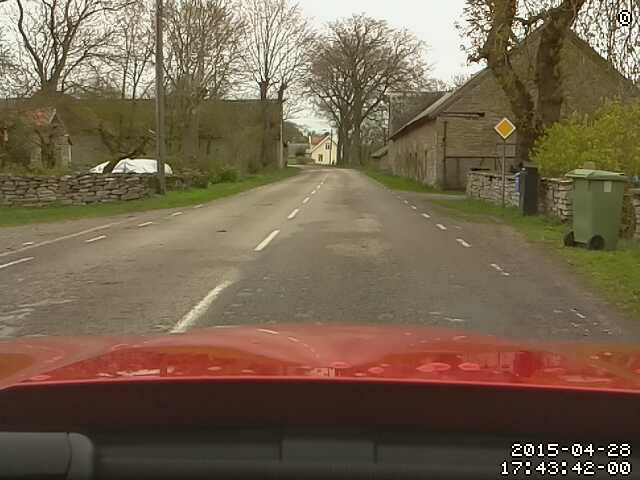
#> input picture SignDetection/testimg/seq485.jpg, 640 x 480 px, found by its file name
$ python ShapeRecognition.py   (Python 2 division)
#> lines starting #> are read from the running program, lines starting #| are printed output that depends on the picture; after the words box and inside, x2 and y2 are one past the last pixel; in counts of white or black regions, pixels touching at a corner belong together
__author__ = 'psk'

import numpy as np
import cv2

class ShapeRegonition(object):

   # def __init__(self, shapesImg):


    def findContours(self, shapesImg):
        self.img = cv2.imread(shapesImg)
#> self.img is the input picture: shape (480, 640, 3); mean B, G, R 78, 100, 115.1
        self.gray = cv2.imread(shapesImg,0)
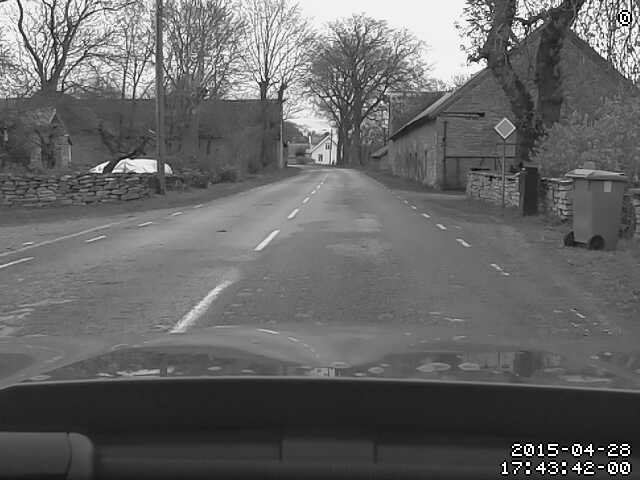
#> self.gray: shape (480, 640); min 0, max 255, mean 102

        ret,thresh = cv2.threshold(self.gray,100,255,cv2.THRESH_BINARY )
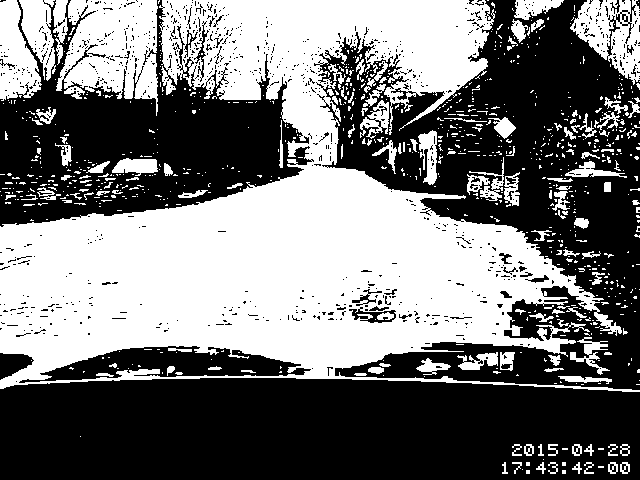
#> thresh: shape (480, 640); 46.6% white; 876 white regions (742 under 20 px)

        contours,h = cv2.findContours(thresh,1,2)
#> contours = 2145 contours, 1973 with area under 20; largest, box (x1, y1, x2, y2) and area: (0, 0, 640, 392) 118926, (56, 0, 158, 116) 7920, (18, 345, 312, 384) 5911, (570, 0, 640, 85) 3458, (0, 0, 42, 101) 2626; h = 2145 rows, first 6: [1, -1, -1, -1], [2, 0, -1, -1], [3, 1, -1, -1], [4, 2, -1, -1], [5, 3, -1, -1], [6, 4, -1, -1]

        for cnt in contours:
            approx = cv2.approxPolyDP(cnt,0.1*cv2.arcLength(cnt,True),True)
            print len(approx)
            if len(approx)==5:
                print "pentagon"
                cv2.drawContours(self.img,[cnt],0,(255,0,0),-1)
            elif len(approx)==3:
                print "triangle"
                cv2.drawContours(self.img,[cnt],0,(0,255,0),-1)
            elif len(approx)==4:
                print "square"
                cv2.drawContours(self.img,[cnt],0,(0,0,255),-1)
            elif len(approx) == 9:
                print "half-circle"
                cv2.drawContours(self.img,[cnt],0,(255,255,0),-1)
            elif len(approx) > 9:
                print "circle"
                cv2.drawContours(self.img,[cnt],0,(0,255,255),-1)
#> this loop made 2145 passes
#> approx on passes 1 to 3: [[562, 470], [562, 473], [565, 473], [565, 470]], [[526, 470], [526, 473], [529, 473], [529, 470]], [[522, 469]]
#| 4
#| square
#| 4
#| square
#| 1
#| 3
#| triangle
#| 3
#| triangle
#| 2
#> (further printed lines are left out)
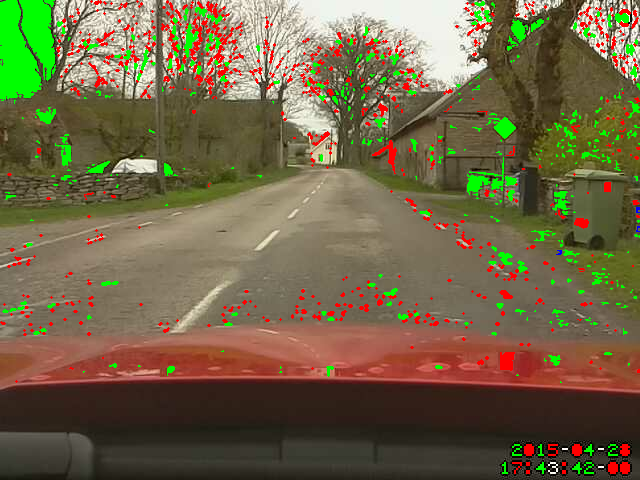
#> self.img: shape (480, 640, 3); 7.08% of pixels changed, all inside (x1, y1, x2, y2) = (0, 0, 640, 474)
        return self.img


if __name__ == "__main__":
    shapeImg = "C:\\Users\\psk\\PycharmProjects\\RoadSignDetection\\SignDetection\\testimg\\seq485.jpg"
    #shapeImg = "C:\\Users\\psk\\PycharmProjects\\RoadSignDetection\\SignDetection\\testimg\\seq238.jpg"
    sr = ShapeRegonition()
    img = sr.findContours(shapeImg)
    cv2.imshow('ShapeRecognition',img)
    cv2.waitKey(0)
    cv2.destroyAllWindows()

$ run again, with SignDetection/testimg/seq238.jpg copied over SignDetection/testimg/seq485.jpg
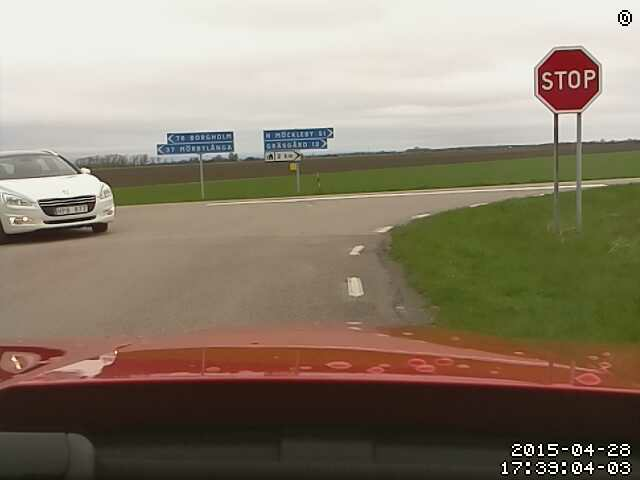
#> input picture SignDetection/testimg/seq238.jpg, 640 x 480 px, found by its file name
#> in findContours, self.img is the input picture: shape (480, 640, 3); mean B, G, R 108.9, 126.9, 138.7
#> in findContours, `ret,thresh = cv2.threshold(self.gray,100,255,cv2.THRESH_BINARY )`:
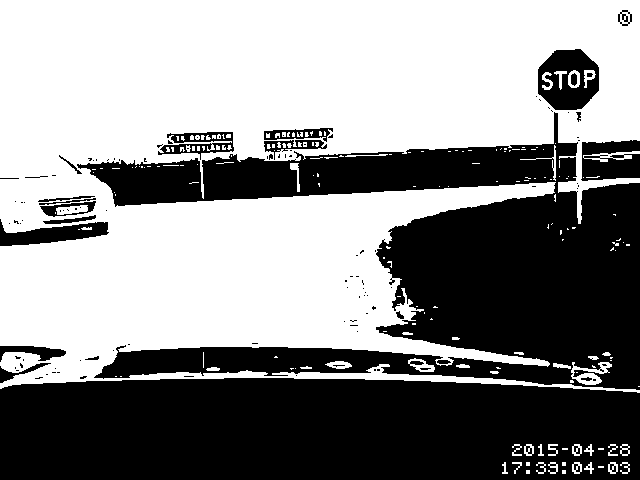
#> thresh: shape (480, 640); 55% white; 114 black regions (90 under 20 px)
#> contours = 338 contours, 272 with area under 20; largest, box (x1, y1, x2, y2) and area: (0, 0, 640, 393) 168826, (537, 48, 600, 111) 3102, (157, 131, 235, 161) 1384, (263, 127, 334, 143) 694, (263, 139, 328, 161) 638; h = 338 rows, first 6: [1, -1, -1, -1], [2, 0, -1, -1], [3, 1, -1, -1], [4, 2, -1, -1], [5, 3, -1, -1], [6, 4, -1, -1]
#> the loop in findContours, `for cnt in contours:` made 338 passes
#> approx on passes 1 to 3: [[562, 470], [562, 473], [565, 473], [565, 470]], [[526, 470], [526, 473], [529, 473], [529, 470]], [[614, 465], [616, 471], [612, 472]]
#> (printed output is left out)
#> after the loop in findContours, `for cnt in contours:`:
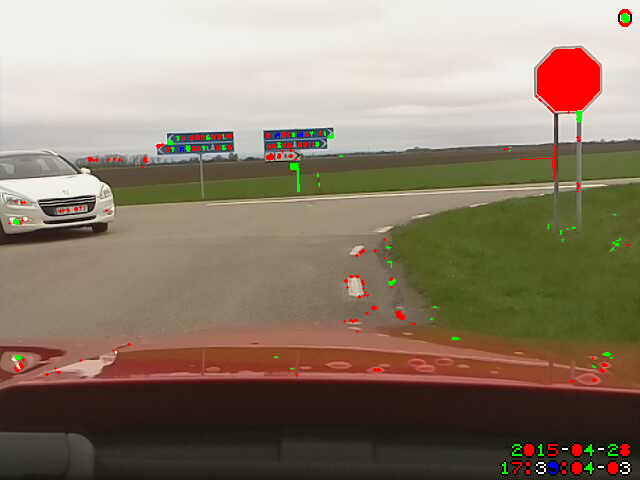
#> self.img: shape (480, 640, 3); 2.1% of pixels changed, all inside (x1, y1, x2, y2) = (8, 9, 631, 474)

$ run again, with SignDetection/testimg/seq237.jpg copied over SignDetection/testimg/seq485.jpg
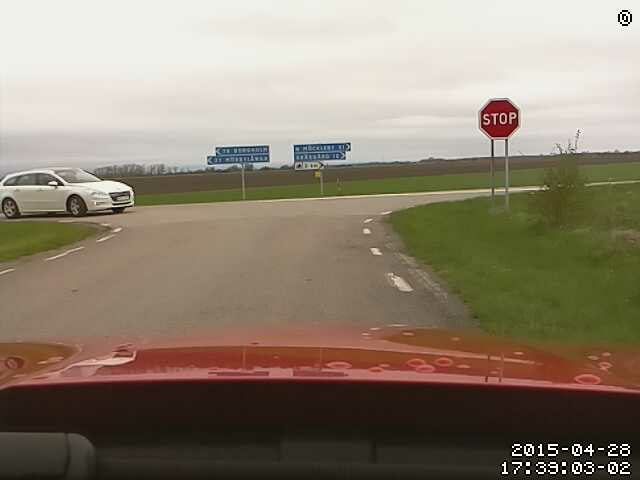
#> input picture SignDetection/testimg/seq237.jpg, 640 x 480 px, found by its file name
#> in findContours, self.img is the input picture: shape (480, 640, 3); mean B, G, R 112.7, 129.7, 141.7
#> in findContours, `ret,thresh = cv2.threshold(self.gray,100,255,cv2.THRESH_BINARY )`:
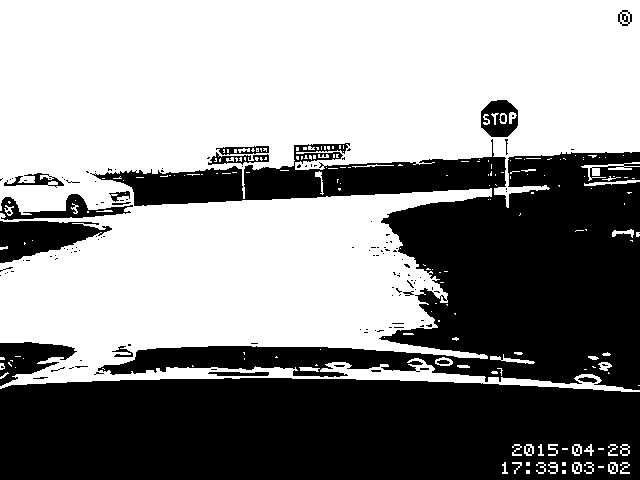
#> thresh: shape (480, 640); 56.7% white; 134 black regions (115 under 20 px)
#> contours = 366 contours, 302 with area under 20; largest, box (x1, y1, x2, y2) and area: (0, 0, 640, 392) 171010, (480, 99, 519, 138) 1183, (207, 151, 270, 166) 498, (3, 172, 65, 188) 420, (215, 145, 270, 156) 408; h = 366 rows, first 6: [1, -1, -1, -1], [2, 0, -1, -1], [3, 1, -1, -1], [4, 2, -1, -1], [5, 3, -1, -1], [6, 4, -1, -1]
#> the loop in findContours, `for cnt in contours:` made 366 passes
#> approx on passes 1 to 3: [[562, 470], [562, 473], [565, 473], [565, 470]], [[526, 470], [526, 473], [529, 473], [529, 470]], [[614, 465], [616, 471], [612, 472]]
#> (printed output is left out)
#> after the loop in findContours, `for cnt in contours:`:
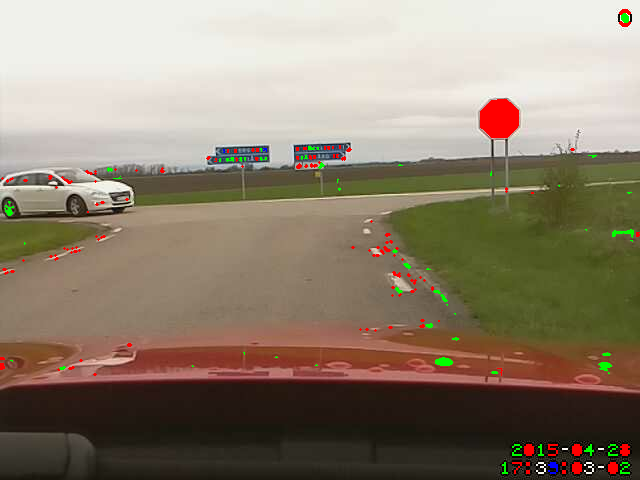
#> self.img: shape (480, 640, 3); 1.43% of pixels changed, all inside (x1, y1, x2, y2) = (0, 9, 640, 474)

$ run again, with SignDetection/testimg/seq253.jpg copied over SignDetection/testimg/seq485.jpg
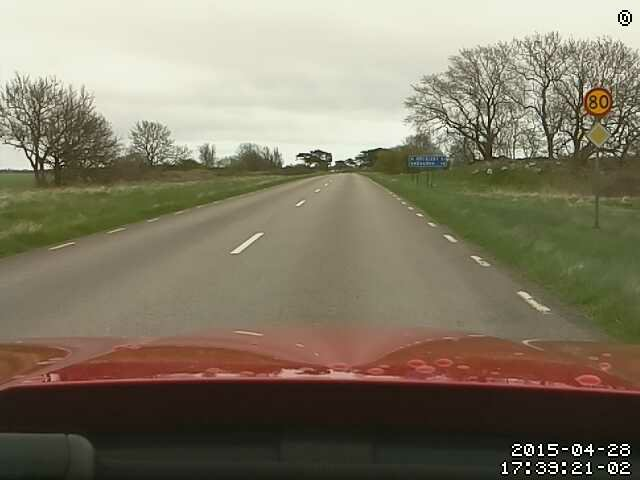
#> input picture SignDetection/testimg/seq253.jpg, 640 x 480 px, found by its file name
#> in findContours, self.img is the input picture: shape (480, 640, 3); mean B, G, R 101.6, 121.5, 129.2
#> in findContours, `ret,thresh = cv2.threshold(self.gray,100,255,cv2.THRESH_BINARY )`:
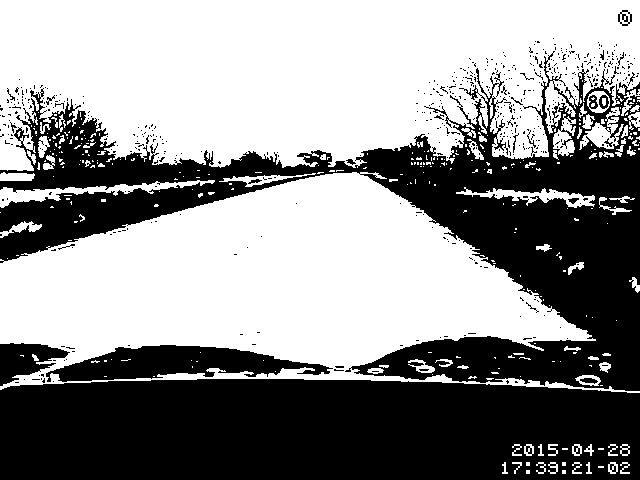
#> thresh: shape (480, 640); 56.4% white; 555 black regions (530 under 20 px)
#> contours = 1134 contours, 1026 with area under 20; largest, box (x1, y1, x2, y2) and area: (0, 0, 640, 171) 88616, (0, 172, 640, 393) 80127, (45, 344, 334, 383) 6286, (0, 180, 215, 208) 1342, (456, 187, 595, 208) 876; h = 1134 rows, first 6: [1, -1, -1, -1], [2, 0, -1, -1], [3, 1, -1, -1], [4, 2, -1, -1], [5, 3, -1, -1], [6, 4, -1, -1]
#> the loop in findContours, `for cnt in contours:` made 1134 passes
#> approx on passes 1 to 3: [[562, 470], [562, 473], [565, 473], [565, 470]], [[526, 470], [526, 473], [529, 473], [529, 470]], [[614, 465], [616, 471], [612, 472]]
#> (printed output is left out)
#> after the loop in findContours, `for cnt in contours:`:
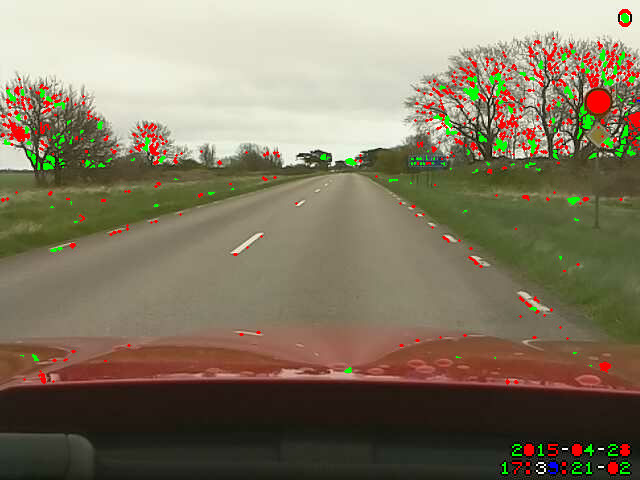
#> self.img: shape (480, 640, 3); 3.4% of pixels changed, all inside (x1, y1, x2, y2) = (1, 9, 640, 474)
